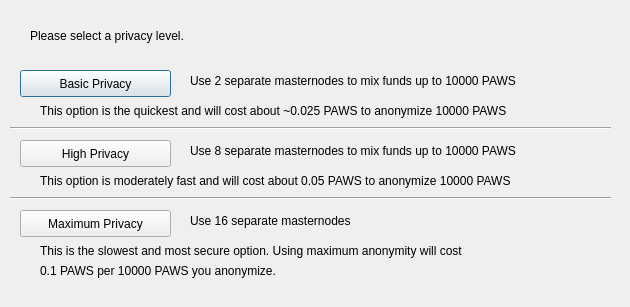
<?xml version="1.0" encoding="UTF-8"?>
<ui version="4.0">
 <class>ObfuscationConfig</class>
 <widget class="QDialog" name="ObfuscationConfig">
  <property name="geometry">
   <rect>
    <x>0</x>
    <y>0</y>
    <width>630</width>
    <height>307</height>
   </rect>
  </property>
  <property name="windowTitle">
   <string>Configure Obfuscation</string>
  </property>
  <widget class="QPushButton" name="buttonBasic">
   <property name="geometry">
    <rect>
     <x>20</x>
     <y>70</y>
     <width>151</width>
     <height>27</height>
    </rect>
   </property>
   <property name="text">
    <string>Basic Privacy</string>
   </property>
  </widget>
  <widget class="QPushButton" name="buttonHigh">
   <property name="geometry">
    <rect>
     <x>20</x>
     <y>140</y>
     <width>151</width>
     <height>27</height>
    </rect>
   </property>
   <property name="text">
    <string>High Privacy</string>
   </property>
  </widget>
  <widget class="QPushButton" name="buttonMax">
   <property name="geometry">
    <rect>
     <x>20</x>
     <y>210</y>
     <width>151</width>
     <height>27</height>
    </rect>
   </property>
   <property name="text">
    <string>Maximum Privacy</string>
   </property>
  </widget>
  <widget class="QLabel" name="label">
   <property name="geometry">
    <rect>
     <x>30</x>
     <y>20</y>
     <width>571</width>
     <height>31</height>
    </rect>
   </property>
   <property name="text">
    <string>Please select a privacy level.</string>
   </property>
  </widget>
  <widget class="QLabel" name="label_2">
   <property name="geometry">
    <rect>
     <x>190</x>
     <y>70</y>
     <width>421</width>
     <height>21</height>
    </rect>
   </property>
   <property name="text">
    <string>Use 2 separate masternodes to mix funds up to 10000 PAWS</string>
   </property>
  </widget>
  <widget class="QLabel" name="label_3">
   <property name="geometry">
    <rect>
     <x>190</x>
     <y>140</y>
     <width>411</width>
     <height>21</height>
    </rect>
   </property>
   <property name="text">
    <string>Use 8 separate masternodes to mix funds up to 10000 PAWS</string>
   </property>
  </widget>
  <widget class="QLabel" name="label_4">
   <property name="geometry">
    <rect>
     <x>190</x>
     <y>210</y>
     <width>421</width>
     <height>21</height>
    </rect>
   </property>
   <property name="text">
    <string>Use 16 separate masternodes</string>
   </property>
  </widget>
  <widget class="QLabel" name="label_6">
   <property name="geometry">
    <rect>
     <x>40</x>
     <y>100</y>
     <width>561</width>
     <height>21</height>
    </rect>
   </property>
   <property name="text">
    <string>This option is the quickest and will cost about ~0.025 PAWS to anonymize 10000 PAWS</string>
   </property>
  </widget>
  <widget class="QLabel" name="label_7">
   <property name="geometry">
    <rect>
     <x>40</x>
     <y>170</y>
     <width>561</width>
     <height>21</height>
    </rect>
   </property>
   <property name="text">
    <string>This option is moderately fast and will cost about 0.05 PAWS to anonymize 10000 PAWS</string>
   </property>
  </widget>
  <widget class="QLabel" name="label_8">
   <property name="geometry">
    <rect>
     <x>40</x>
     <y>240</y>
     <width>561</width>
     <height>21</height>
    </rect>
   </property>
   <property name="text">
    <string>This is the slowest and most secure option. Using maximum anonymity will cost</string>
   </property>
  </widget>
  <widget class="QLabel" name="label_9">
   <property name="geometry">
    <rect>
     <x>40</x>
     <y>260</y>
     <width>561</width>
     <height>21</height>
    </rect>
   </property>
   <property name="text">
    <string>0.1 PAWS per 10000 PAWS you anonymize.</string>
   </property>
  </widget>
  <widget class="Line" name="line">
   <property name="geometry">
    <rect>
     <x>10</x>
     <y>120</y>
     <width>601</width>
     <height>16</height>
    </rect>
   </property>
   <property name="orientation">
    <enum>Qt::Horizontal</enum>
   </property>
  </widget>
  <widget class="Line" name="line_2">
   <property name="geometry">
    <rect>
     <x>10</x>
     <y>190</y>
     <width>601</width>
     <height>16</height>
    </rect>
   </property>
   <property name="orientation">
    <enum>Qt::Horizontal</enum>
   </property>
  </widget>
 </widget>
 <resources/>
 <connections/>
</ui>
